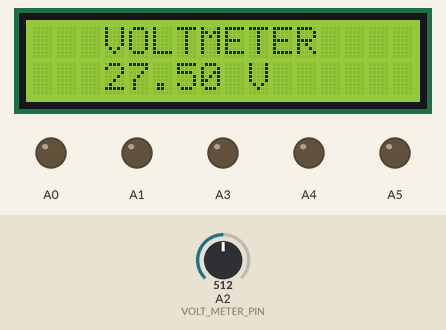
A sketch run on a simulated Arduino Uno, built with avr-gcc and run on an emulated ATmega328P. Parts: 16×2 character LCD, output pins drawn as LEDs (lit = HIGH). Inputs (shaded band) come from the test bench; at power-on: A2 (VOLT_METER_PIN) = 512. What the sketch prints to the serial monitor is not drawn.

Above: at 1.2 s.
1.3 s: A2 (VOLT_METER_PIN) set to 199
At 2.9 s:
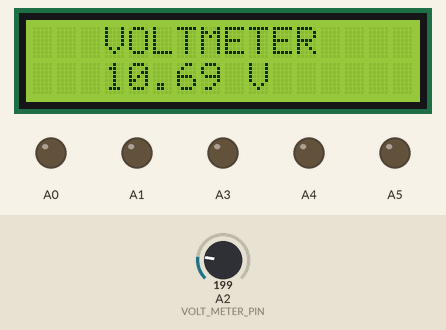
3.8 s: A2 (VOLT_METER_PIN) set to 178
At 4.9 s:
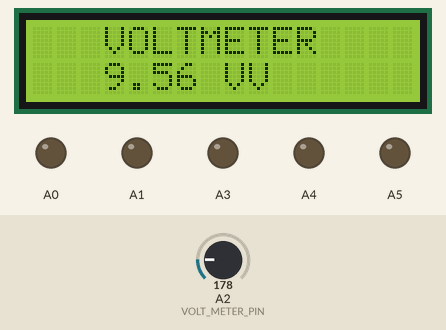
6.0 s: A2 (VOLT_METER_PIN) set to 122
At 8.2 s:
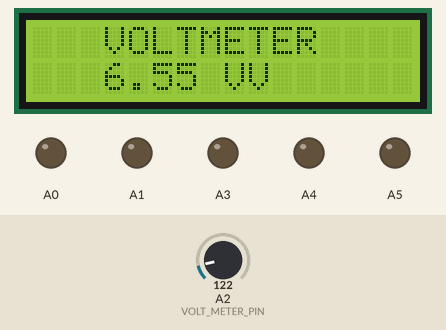
Timing chart, 0 to 9.7 s (numbered marks = the images above; inputs shaded):
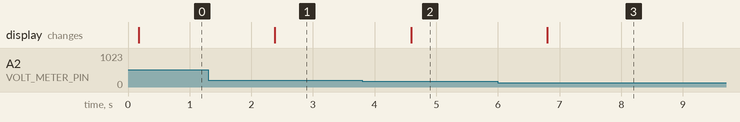

Measured:
- the behaviour switches between 187 and 186 on A2 (VOLT_METER_PIN) (found by bisection; images 1 and 2)
- after the input at 1.3 s, the display: changes after 1.1 s (image 1)
- after the input at 3.8 s, the display: changes after 0.79 s (image 2)
- after the input at 6.0 s, the display: changes after 0.80 s (image 3)

The sketch:

Voltmeter.ino
```cpp
// Hacky solution for VOltmeter, as I don't have one
#include <LiquidCrystal.h>

//LCD PINS
const byte rs = 2;
const byte en = 3;
const byte d4 = 4;
const byte d5 = 5;
const byte d6 = 6;
const byte d7 = 7;

const int VOLT_METER_PIN = A2;

const float R1 = 10000;
const float R2 = 1000;
const float VOLT_REF = 5;
const float RESISTOR_RATIO = R2 / (R1 + R2);

LiquidCrystal LCD(rs, en, d4, d5, d6, d7);

int steps = 20;

float mesureVoltage(int steps) {
  float adc = 0;
  for(int i=0; i<steps; i++){
    adc += analogRead(VOLT_METER_PIN);
    delay(5);
  }
  adc /= steps;
  Serial.println(adc);
  return ((adc * VOLT_REF) / 1024 ) / RESISTOR_RATIO;
}

void setup() {
  Serial.begin(115200);
  digitalWrite(13, LOW);
  // analogReference(INTERNAL);

  analogWrite(A0, LOW);
  analogWrite(A1, LOW);
  // analogWrite(A2, LOW);
  analogWrite(A3, LOW);
  analogWrite(A4, LOW);
  analogWrite(A5, LOW);

  LCD.begin(16, 2);
  LCD.clear();
  LCD.setCursor(3, 0);
  LCD.print("VOLTMETER");

}

void loop() {
  Serial.print("Aproximating Voltage: ");
  float volts = mesureVoltage(steps);
  Serial.print(volts);
  Serial.println(" V");

  LCD.setCursor(3, 1);
  LCD.print(volts);
  LCD.print(" V");
  delay(1000);
  // put your main code here, to run repeatedly:
}
```
